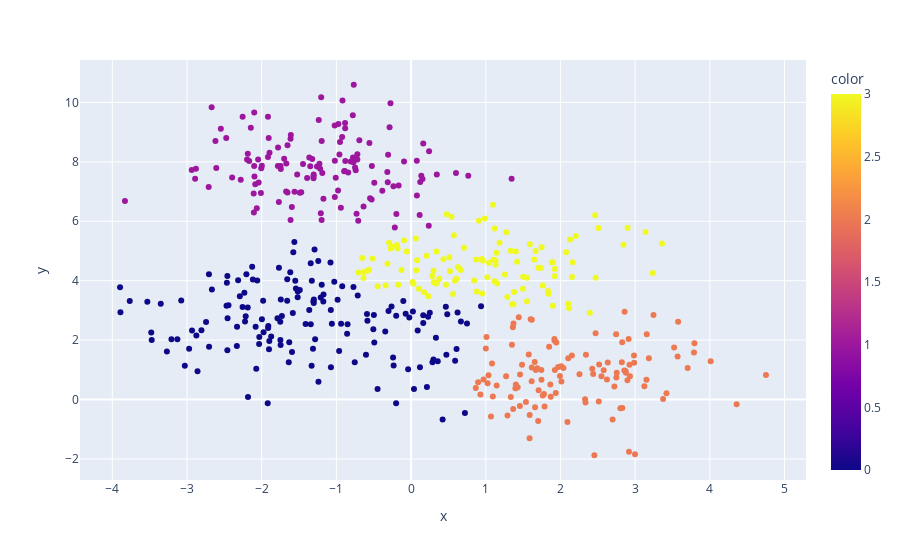

Here is the notebook cell this chart was saved with:
### Markdown cell above
Quanto maior a barra na vértical, maior a distância entre os clustering

### Code cell
grafico_1 = px.scatter(x=X_random[:, 0], y=X_random[:, 1], color = rotulos)
grafico_1.show()

### Figure 1 — Plotly figure (JSON) as saved in the notebook; plotly's stock layout.template omitted (floating-point values rounded to 4 significant figures; data arrays with more than 128 entries replaced by an {"elided": "..."} marker saying what was removed)
{"data": [{"hovertemplate": "x=%{x}<br>y=%{y}<br>color=%{marker.color}<extra></extra>", "legendgroup": "", "marker": {"color": {"elided": "500 int values"}, "coloraxis": "coloraxis", "symbol": "circle"}, "mode": "markers", "name": "", "orientation": "v", "showlegend": false, "type": "scatter", "x": {"elided": "500 float values"}, "xaxis": "x", "y": {"elided": "500 float values"}, "yaxis": "y"}], "layout": {"coloraxis": {"colorbar": {"title": {"text": "color"}}, "colorscale": [[0, "#0d0887"], [0.1111, "#46039f"], [0.2222, "#7201a8"], [0.3333, "#9c179e"], [0.4444, "#bd3786"], [0.5556, "#d8576b"], [0.6667, "#ed7953"], [0.7778, "#fb9f3a"], [0.8889, "#fdca26"], [1, "#f0f921"]]}, "legend": {"tracegroupgap": 0}, "margin": {"t": 60}, "xaxis": {"anchor": "y", "domain": [0, 1], "title": {"text": "x"}}, "yaxis": {"anchor": "x", "domain": [0, 1], "title": {"text": "y"}}}}
